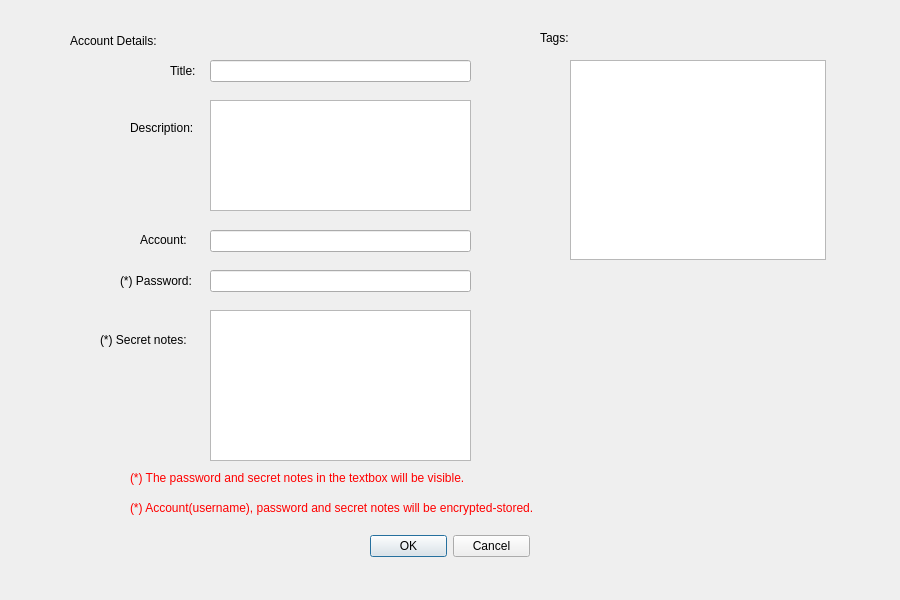
<?xml version="1.0" encoding="UTF-8"?>
<ui version="4.0">
 <class>NewAccountDlg</class>
 <widget class="QDialog" name="NewAccountDlg">
  <property name="geometry">
   <rect>
    <x>0</x>
    <y>0</y>
    <width>900</width>
    <height>600</height>
   </rect>
  </property>
  <property name="windowTitle">
   <string>New Account</string>
  </property>
  <property name="windowIcon">
   <iconset resource="res.qrc">
    <normaloff>:/icons/icons/app16.png</normaloff>:/icons/icons/app16.png</iconset>
  </property>
  <widget class="QDialogButtonBox" name="buttonBox">
   <property name="geometry">
    <rect>
     <x>370</x>
     <y>530</y>
     <width>160</width>
     <height>32</height>
    </rect>
   </property>
   <property name="orientation">
    <enum>Qt::Horizontal</enum>
   </property>
   <property name="standardButtons">
    <set>QDialogButtonBox::Cancel|QDialogButtonBox::Ok</set>
   </property>
  </widget>
  <widget class="QLineEdit" name="title">
   <property name="geometry">
    <rect>
     <x>210</x>
     <y>60</y>
     <width>261</width>
     <height>22</height>
    </rect>
   </property>
  </widget>
  <widget class="QLineEdit" name="account">
   <property name="geometry">
    <rect>
     <x>210</x>
     <y>230</y>
     <width>261</width>
     <height>22</height>
    </rect>
   </property>
  </widget>
  <widget class="QLineEdit" name="password">
   <property name="geometry">
    <rect>
     <x>210</x>
     <y>270</y>
     <width>261</width>
     <height>22</height>
    </rect>
   </property>
  </widget>
  <widget class="QPlainTextEdit" name="description">
   <property name="geometry">
    <rect>
     <x>210</x>
     <y>100</y>
     <width>261</width>
     <height>111</height>
    </rect>
   </property>
  </widget>
  <widget class="QPlainTextEdit" name="secret">
   <property name="geometry">
    <rect>
     <x>210</x>
     <y>310</y>
     <width>261</width>
     <height>151</height>
    </rect>
   </property>
  </widget>
  <widget class="QListWidget" name="tags">
   <property name="geometry">
    <rect>
     <x>570</x>
     <y>60</y>
     <width>256</width>
     <height>200</height>
    </rect>
   </property>
  </widget>
  <widget class="QLabel" name="lb1">
   <property name="geometry">
    <rect>
     <x>70</x>
     <y>30</y>
     <width>91</width>
     <height>21</height>
    </rect>
   </property>
   <property name="text">
    <string>Account Details:</string>
   </property>
  </widget>
  <widget class="QLabel" name="lb2">
   <property name="geometry">
    <rect>
     <x>540</x>
     <y>30</y>
     <width>31</width>
     <height>16</height>
    </rect>
   </property>
   <property name="text">
    <string>Tags:</string>
   </property>
  </widget>
  <widget class="QLabel" name="lb3">
   <property name="geometry">
    <rect>
     <x>170</x>
     <y>60</y>
     <width>31</width>
     <height>21</height>
    </rect>
   </property>
   <property name="text">
    <string>Title:</string>
   </property>
  </widget>
  <widget class="QLabel" name="lb4">
   <property name="geometry">
    <rect>
     <x>130</x>
     <y>120</y>
     <width>71</width>
     <height>16</height>
    </rect>
   </property>
   <property name="text">
    <string>Description:</string>
   </property>
  </widget>
  <widget class="QLabel" name="lb5">
   <property name="geometry">
    <rect>
     <x>140</x>
     <y>230</y>
     <width>51</width>
     <height>20</height>
    </rect>
   </property>
   <property name="text">
    <string>Account:</string>
   </property>
  </widget>
  <widget class="QLabel" name="lb6">
   <property name="geometry">
    <rect>
     <x>120</x>
     <y>270</y>
     <width>81</width>
     <height>21</height>
    </rect>
   </property>
   <property name="text">
    <string>(*) Password:</string>
   </property>
  </widget>
  <widget class="QLabel" name="lb7">
   <property name="geometry">
    <rect>
     <x>100</x>
     <y>330</y>
     <width>91</width>
     <height>20</height>
    </rect>
   </property>
   <property name="text">
    <string>(*) Secret notes:</string>
   </property>
  </widget>
  <widget class="QLabel" name="lb8">
   <property name="geometry">
    <rect>
     <x>130</x>
     <y>470</y>
     <width>351</width>
     <height>16</height>
    </rect>
   </property>
   <property name="styleSheet">
    <string notr="true">color: red;</string>
   </property>
   <property name="text">
    <string>(*) The password and secret notes in the textbox will be visible. </string>
   </property>
  </widget>
  <widget class="QLabel" name="lb9">
   <property name="geometry">
    <rect>
     <x>130</x>
     <y>500</y>
     <width>421</width>
     <height>16</height>
    </rect>
   </property>
   <property name="styleSheet">
    <string notr="true">color: red;</string>
   </property>
   <property name="text">
    <string>(*) Account(username), password and secret notes will be encrypted-stored.</string>
   </property>
  </widget>
 </widget>
 <resources>
  <include location="res.qrc"/>
 </resources>
 <connections>
  <connection>
   <sender>buttonBox</sender>
   <signal>accepted()</signal>
   <receiver>NewAccountDlg</receiver>
   <slot>accept()</slot>
   <hints>
    <hint type="sourcelabel">
     <x>248</x>
     <y>254</y>
    </hint>
    <hint type="destinationlabel">
     <x>157</x>
     <y>274</y>
    </hint>
   </hints>
  </connection>
  <connection>
   <sender>buttonBox</sender>
   <signal>rejected()</signal>
   <receiver>NewAccountDlg</receiver>
   <slot>reject()</slot>
   <hints>
    <hint type="sourcelabel">
     <x>316</x>
     <y>260</y>
    </hint>
    <hint type="destinationlabel">
     <x>286</x>
     <y>274</y>
    </hint>
   </hints>
  </connection>
 </connections>
</ui>
